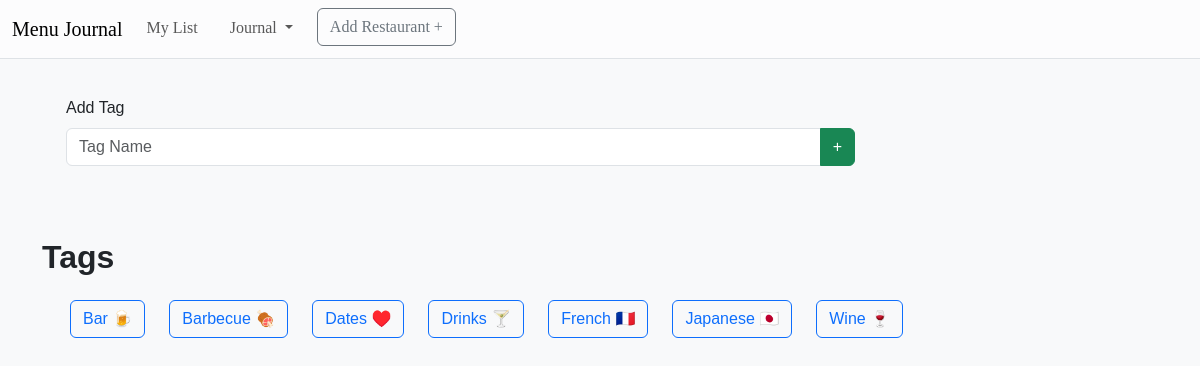
The app's page /tags with its own data.
### tables this page shows
CREATE TABLE tags (
    id INTEGER PRIMARY KEY AUTOINCREMENT NOT NULL, 
    name TEXT NOT NULL
);

### app.py (the view)
@app.route("/tags", methods=["GET", "POST"])
def tags():
    if request.method == "POST":
        tag_name = request.form.get("tag_name")
        if tag_name:
            db.execute("INSERT INTO tags (name) VALUES (?)", tag_name)
            return redirect("/tags")
        else:
            tags = db.execute("SELECT * from tags ORDER BY name COLLATE NOCASE")
            error = "Tag must have a name"
            return render_template("tags.html", tags=tags, error=error)
    else:
        tags = db.execute("SELECT * from tags ORDER BY name COLLATE NOCASE")
        return render_template("tags.html", tags=tags)

### templates/tags.html (shortened to what this page needs)
{% extends "layout.html" %}
{% block main %}
<div class="mb-5 w-75 px-4">
    <form action="/tags" method="post">
        <label for="add_tag" class="form-label">Add Tag</label>
        <div class="input-group">
            <input autocomplete="off" class="form-control " id="add_tag" name="tag_name" type="text" placeholder="Tag Name" required>
            <button class="btn btn-success" type="submit">+</button>
        </div>
    </form>
</div>
    {% if tags %}
        <h2 class="text-start fw-bold">Tags</h2>
            <form action="/delete_tags", method="post">
                <div class="container text-center">
                    <div class="row row-cols-auto p-3">
                            {% for tag in tags%}
                                <div class="col mb-3">
                                    <label class="btn btn-outline-primary" for={{"tag_" ~ tag['id']}}>{{ tag['name'] }}</label>
                                </div>
                            {% endfor %}
                    </div>
                </div>
            </form>
    {% endif %}
{% endblock %}

### static/styles.css (style rules this page uses)
body { font-family: Helvetica, sans-serif; }
label { text-align: left; }

### records on screen
tags: name "Bar 🍺"
tags: name "Barbecue 🍖"
tags: name "Dates ♥️"
tags: name "Drinks 🍸"
tags: name "French 🇫🇷"
tags: name "Japanese 🇯🇵"
tags: name "Wine 🍷"
